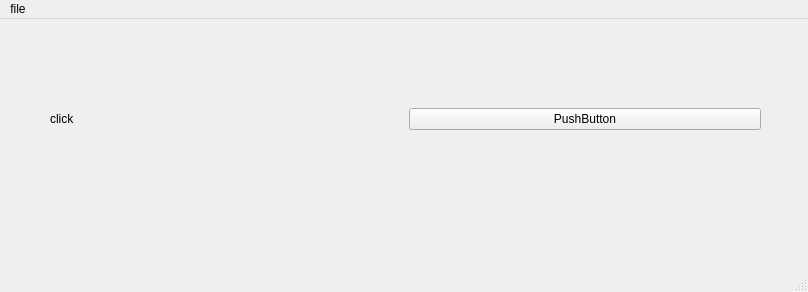
<?xml version="1.0" encoding="UTF-8"?>
<ui version="4.0">
 <class>MainWindow</class>
 <widget class="QMainWindow" name="MainWindow">
  <property name="geometry">
   <rect>
    <x>0</x>
    <y>0</y>
    <width>808</width>
    <height>292</height>
   </rect>
  </property>
  <property name="windowTitle">
   <string>MainWindow</string>
  </property>
  <widget class="QWidget" name="centralwidget">
   <widget class="QWidget" name="gridLayoutWidget">
    <property name="geometry">
     <rect>
      <x>50</x>
      <y>20</y>
      <width>711</width>
      <height>161</height>
     </rect>
    </property>
    <layout class="QGridLayout" name="gridLayout">
     <item row="0" column="0">
      <layout class="QHBoxLayout" name="horizontalLayout">
       <item>
        <widget class="QLabel" name="label">
         <property name="text">
          <string>click</string>
         </property>
        </widget>
       </item>
       <item>
        <widget class="QPushButton" name="pushButton">
         <property name="text">
          <string>PushButton</string>
         </property>
        </widget>
       </item>
      </layout>
     </item>
    </layout>
   </widget>
  </widget>
  <widget class="QMenuBar" name="menubar">
   <property name="geometry">
    <rect>
     <x>0</x>
     <y>0</y>
     <width>808</width>
     <height>45</height>
    </rect>
   </property>
   <widget class="QMenu" name="menuFile">
    <property name="title">
     <string>file</string>
    </property>
   </widget>
   <addaction name="menuFile"/>
  </widget>
  <widget class="QStatusBar" name="statusbar"/>
 </widget>
 <resources/>
 <connections/>
</ui>
